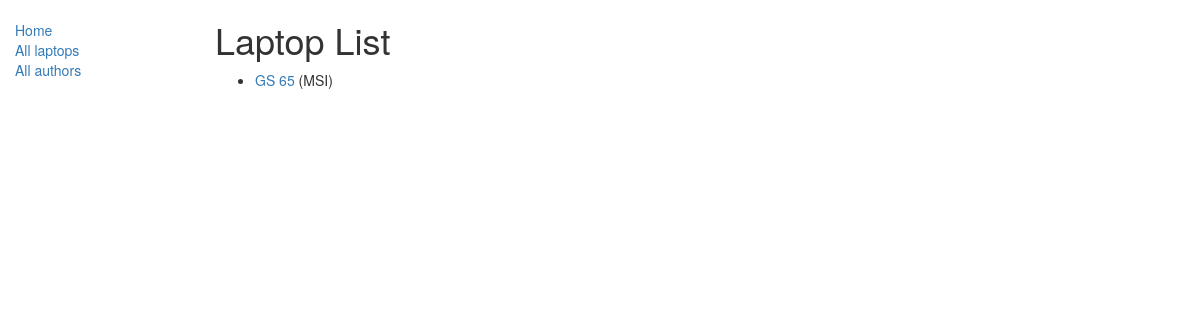
/Webpage/laptops/, run on an earlier commit of the app's database.
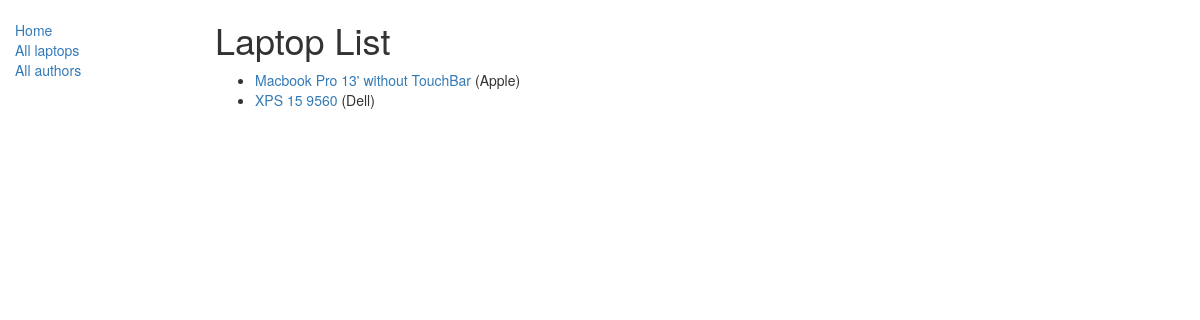
And on a later commit of the database.
### Webpage/models.py (models this page shows, shortened)
class Laptop(models.Model):
    model_name = models.CharField(max_length=200)
    BRAND_NAME = (
        ('Acer', 'Acer'),
        ('Apple', 'Apple'),
        ('Asus', 'Asus'),
        ('Dell', 'Dell'),
        ('Gigabyte', 'Gigabyte'),
        ('HP', 'HP'),
        ('Huawei', 'Huawei'),
        ('Lenovo', 'Lenovo'),
        ('Microsoft', 'Microsoft'),
        ('MSI', 'MSI'),
        ('Razer', 'Razer'),
    )
    brand_name = models.CharField(max_length=8, choices=BRAND_NAME, default='Acer', blank=False, help_text='Brand name')
    width = models.FloatField(help_text="In cm")
    height = models.FloatField(help_text="In cm")
    depth = models.FloatField(help_text="In cm")
    weight = models.FloatField(help_text="In kg")
    OPERATING_SYSTEM = (
        ('MacOS', 'MacOS'),
        ('Windows 10', 'Windows 10'),
    )
    operating_system = models.CharField(max_length=10, choices=OPERATING_SYSTEM, default='Windows 10', blank=False, help_text='Opearating system')
    date_of_release = models.DateField()
    processor = models.ForeignKey('Processor', on_delete=models.SET_NULL, null=True)
    graphics_card = models.ManyToManyField(GraphicsCard)
    storage_drive = models.ManyToManyField(StorageDrive)
    ram = models.ForeignKey('RAM', on_delete=models.SET_NULL, null=True)
    display = models.ForeignKey('Display', on_delete=models.SET_NULL, null=True)
    def display_graphics_card(self):
        return ', '.join([ GraphicsCard.model_name for GraphicsCard in self.graphics_card.all()[:4] ])
    display_graphics_card.short_description = 'Graphics card'
    def get_absolute_url(self):
        return reverse('laptop-detail', args=[str(self.id)])

### Webpage/views.py (the view)
# urls.py: path('laptops/', views.LaptopListView.as_view(), name='laptops'),
class LaptopListView(generic.ListView):
    model = Laptop
    paginate_by = 10

### templates/Webpage/laptop_list.html
{% extends "base_generic.html" %}
{% block content %}
    <h1>Laptop List</h1>
    {% if laptop_list %}
    <ul>
      {% for laptop in laptop_list %}
      <li>
        <a href="{{ laptop.get_absolute_url }}">{{ laptop.model_name }}</a> ({{laptop.brand_name}})
      </li>
      {% endfor %}
    </ul>
    {% else %}
      <p>There are no laptops in the databse.</p>
    {% endif %}
{% endblock %}

### templates/base_generic.html (shortened to what this page needs)
<!DOCTYPE html>
<html lang="en">
<head>
  <link rel="stylesheet" href="https://maxcdn.bootstrapcdn.com/bootstrap/3.3.7/css/bootstrap.min.css">
  {% load static %}
  <link rel="stylesheet" href="{% static 'css/styles.css' %}">
</head>
<body>
  <div class="container-fluid">
    <div class="row">
      <div class="col-sm-2">
      {% block sidebar %}
      <ul class="sidebar-nav">
          <li><a href="{% url 'index' %}">Home</a></li>
          <li><a href="{% url 'laptops' %}">All laptops</a></li>
          <li><a href="">All authors</a></li>
      </ul>
     {% endblock %}
      </div>
      <div class="col-sm-10 ">
      {% block content %}{% endblock %}
      </div>
    </div>
  </div>
</body>
</html>

### Webpage/static/css/styles.css (style rules this page uses)
.sidebar-nav { margin-top: 20px; padding: 0; list-style: none; }

What changed in the data, as far as the page shows it:
removed Laptop: model_name "GS 65", brand_name "MSI"
added Laptop: model_name "Macbook Pro 13' without TouchBar", brand_name "Apple"
added Laptop: model_name "XPS 15 9560", brand_name "Dell"
